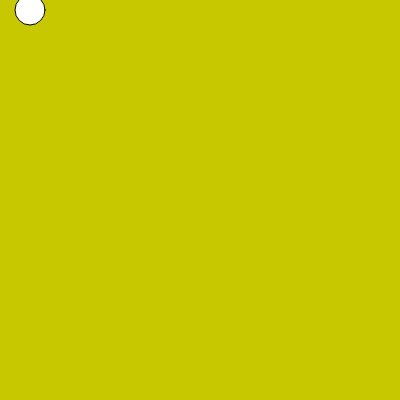
Frame 1 (no input)
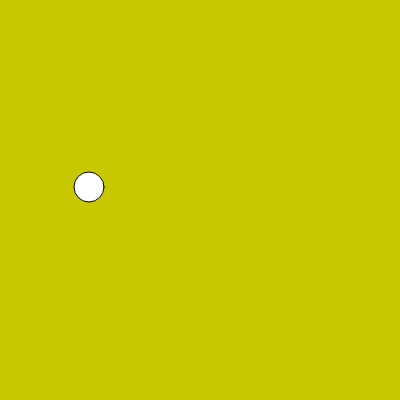
Frame 60 (no input)
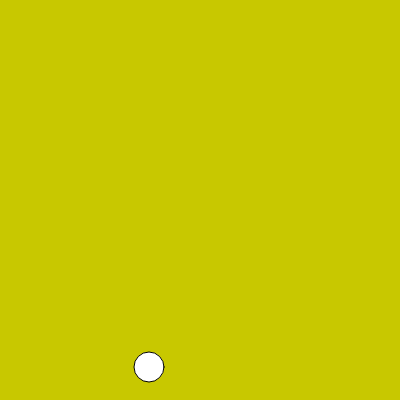
Frame 120 (the mouse pressed at the canvas centre since frame 60)

The p5.js sketch that drew these frames (run headless with seeded random() and noise() and a simulated clock; from frame 60 on, the mouse is pressed at the canvas centre):

// p5.js sketch
// ── sketch.js
let x= 30
let y= 10
let goleft =false; 
let godown =false; 
function setup() {
  createCanvas(400, 400);
}
function draw() {
  background(200,200,0);
  circle(x, y, 30);
if(goleft == false){
  x=x+1,5
}
if(x>400) {
  goleft =true;
}
if(goleft == true){
  x=x-2
} 
if(x<0){
  goleft = false; 
}

if(godown == false){
  y=y+3
}
if(y>400){
  godown =true;
}
if(godown == true){
  y=y-0.5
} 
if(y<0){
  godown = false; 
}
}
